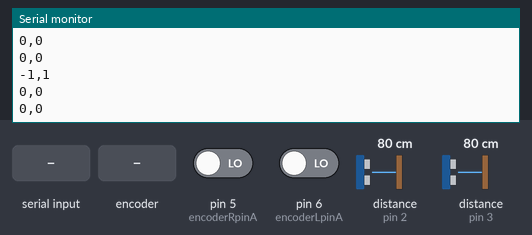
Recording of a sketch running on a simulated Arduino Uno, built with avr-gcc and run on an emulated ATmega328P. Parts: the last lines printed to the serial monitor. Wiring (inferred from the names in the program): 2 × range finder with pulse-width output: data pin 2 / data pin 3. Inputs (shaded band) come from the test bench; at power-on: distance to the obstacle (sensors on pin 2, pin 3) 80 cm, pin 6 (encoderLpinA) LOW, pin 5 (encoderRpinA) LOW.

Above: at 1.2 s.
1.3 s: distance to the obstacle (sensor on pin 2) set to 2 cm
At 1.34 s:
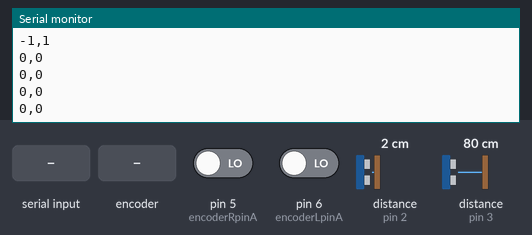
2.8 s: pin 6 (encoderLpinA) driven HIGH
At 3.3 s:
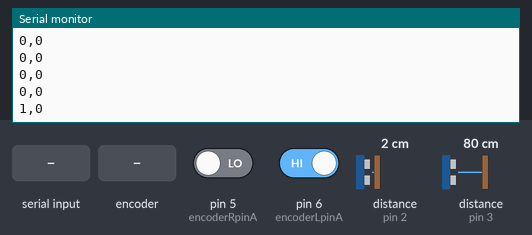
4.3 s: "r" received over Serial
5.8 s: rotary encoder on pin 5 (encoderRpinA) / pin 2 (encoderRpinB) turned 1 step (first pin leading)
7.5 s: distance to the obstacle (sensor on pin 3) set to 2 cm
At 7.53 s:
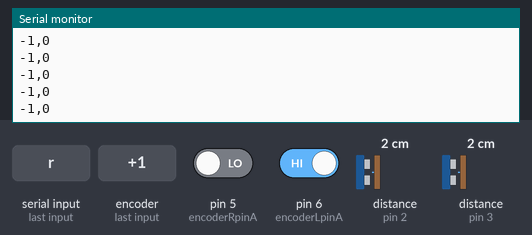
Timing chart, 0 to 10.0 s (numbered marks = the images above; inputs shaded):
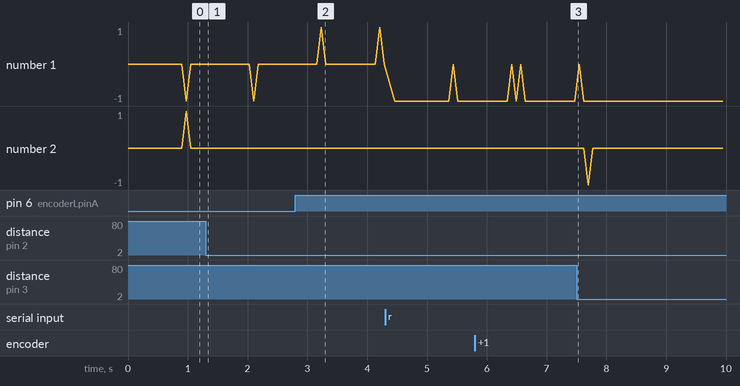

The sketch:

EncoderTickCountingPrintLRtogether.ino
```cpp
/***
 * 2019.11.29.Fri
 *
 * Arduino digital input 0~7 : PIND 0b00000000
 *
 * R Wheel uses pin 2 for encoder B (interrupt) and 5 for encoder A of FIT0450 'TT' motor.
 * L Wheel uses pin 3 for encoder B (interrupt) and 6 for encoder B.
 *
 * To detect right wheel's rotation, extract value of pin 2 & 5 only.
 * PIND & 0b00100100 will mask for right wheel values.
 * Shift it by 2 bits to ignore pin 0 & 1.
 *
 * Maskerd & Shifted value of right wheel only have:
 * 0000 (bin) = 0 (dec) =
 * 0001 (bin) = 1 (dec) =
 * 1000 (bin) = 8 (dec) =
 * 1001 (bin) = 9 (dec) =
 *
 * Again, let's ignore middle bits (bit 2 & 3) to express encoder AB:
 * Then,
 * 0000 becomes 00 (encoder A:0 encoder B:0)
 * 0001 becomes 01 (encoder A:0 encoder B:1)
 * 1001 becomes 11 (encoder A:1 encoder B:1)
 * 1000 becomes 10 (encoder A:1 encoder B:0)
 *
 * STATE MACHINE:
 * 00  <--> 01
 *  ^       ^
 *  |       |
 *  >       >
 *  10 <--> 11
 *
 * Interrupting happens only on:
 * 00 to 01 (counterclockwise) or 01 to 00 (clockwise)
 * 11 to 10 (counterclockwise) or 10 to 11 (clockwise)
 *
 * 00: only on case; 01 -> 00; C(backwards); so count-1
 * 01: only on case; 00 -> 01; CC(forwards); so count+1
 * 10: only on case; 11 -> 10; CC(forwards); so count+1
 * 11: only on case; 10 -> 11; C(backwards); so count-1
 *
 * We can use those four values as indicies:
 * 10bin(8dec) and 11bin(9dec) has bit 4, so remove it.
 * Bit 4 removed 10bin(8dec) and 11bin(9dec) + 10bin makes
 * those to 2dec and 3dec.
 * Ex) 11bin(9dec) is 1001 in binary
 * remove bit 4 : 0001 in binary
 * add 10(bin)  : 0011 in binary which is 3 in decimal.
 *
 *  Table of 00, 01, 10, 11 can be of 0, 1, 2, 3 as above.
 *  Table[0]:-1 Table[1]:+1 Table[2]:+1 Table[3]:-1
 *  or change the sign for Left wheel.
 *
 *
 *  One rotation = 1350 ticks approx.
 *  One rotation = 21cm approx.
 *  long data type range = 2,147,483,648
 *  2147483648 / 1350 ticks = 1,590,728 rotations
 *  1,590,728 * 21cm = 33,405,301cm = 334.053km
 *  Thus, long data type is large enough to calculate distances.
 */

/*** Right Wheel ***/
const byte encoderRpinB = 2; // interrupt 0
const byte encoderRpinA = 5;
/*** Left Wheel ***/
const byte encoderLpinB = 3; // interrupt 1
const byte encoderLpinA = 6;

static int8_t lookup_table[] = {-1,1,1,-1};
long encoder_count_right = 0;
long encoder_count_left = 0;

void setup() {
  Serial.begin(9600);
  EncoderInit();
}

void loop() {
  checkResetSignal();
  printSerial();
  delay(75);
}

void EncoderInit() {
  pinMode(encoderRpinA,INPUT); // make the pin INPUT mode to read its value
  pinMode(encoderLpinA,INPUT);
  attachInterrupt(digitalPinToInterrupt(encoderRpinB),
                  wheelR,CHANGE);
  attachInterrupt(digitalPinToInterrupt(encoderLpinB),
                  wheelL,CHANGE);
}

void checkResetSignal() {
  if (Serial.available() > 0) {
    char c = Serial.read();
    if (c == 'r') {
      // Reset encoder counter
      encoder_count_right = 0;
      encoder_count_left = 0;
      // Clear all the remaining buffer
      while (Serial.available() > 0) {
        Serial.read();
        delay(1);
      }
      delay(100);
    }
  }
}

void wheelR() {
  // Read PIND value and extract pin 2 & 5 value, then remove pin0&1 values.
  byte currentR = (PIND & 0b00100100) >> 2;

  if (currentR > 0b0010) {
    currentR -= 0b1000;
    currentR += 0b0010;
  }

  encoder_count_right += lookup_table[currentR];
}

void wheelL() {
  // Read PIND value and extract pin 3 & 6 value, then remove pin0~2 values.
  byte currentL = (PIND & 0b01001000) >> 3;

  if (currentL > 0b0010) {
    currentL -= 0b1000;
    currentL += 0b0010;
  }

  encoder_count_left -= lookup_table[currentL];
}

void printSerial() {
  Serial.print(encoder_count_left);
  Serial.print(",");
  Serial.println(encoder_count_right);

// To minimize delay with several Serial.print,
// Sting class is used.
// But, it turns out using Serial.print is fine.
//  String ticks = String(encoder_count_right) +
//                 "," + String(encoder_count_left) + "\r\n";
//  Serial.print(ticks);
}
```

Measured:
- after the input at 2.8 s, the serial monitor: prints a new line after 0.43 s (image 2)
